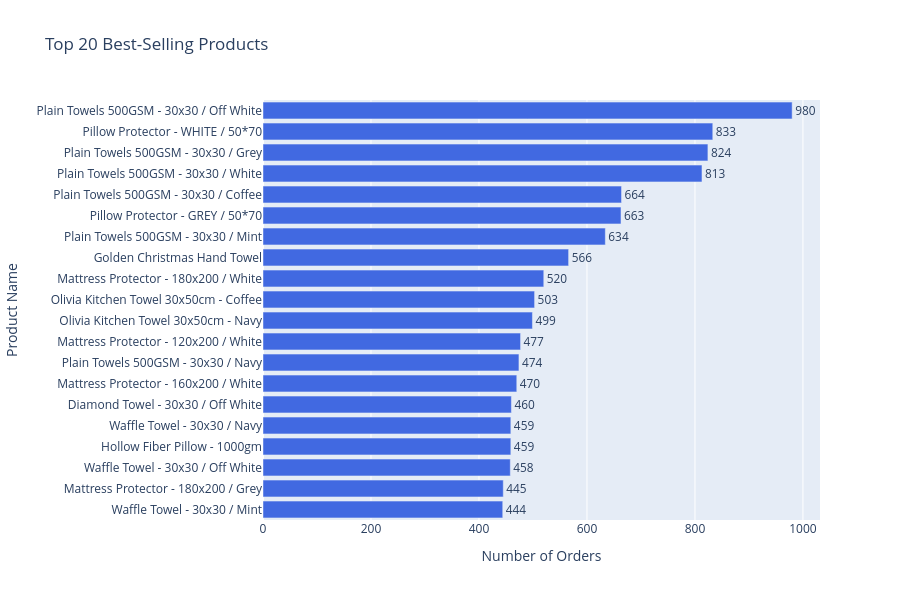

Source (notebook cell):
### Code cell
all_products = df['Lineitem name'].explode()
all_products = pd.concat([all_products, df['Lineitem quantity'].explode()], axis=1)

all_products['Lineitem quantity'] = pd.to_numeric(all_products['Lineitem quantity'], errors='coerce')

top_products = all_products.groupby('Lineitem name')['Lineitem quantity'].sum().sort_values(ascending=False).head(20)

fig = px.bar(
    top_products, 
    x=top_products.values, 
    y=top_products.index, 
    orientation='h',
    title="Top 20 Best-Selling Products",
    labels={'x': 'Number of Orders', 'y': 'Product Name'},
    text=top_products.values,
)

fig.update_layout(
    xaxis_title="Number of Orders", 
    yaxis_title="Product Name", 
    height=600, 
    width=900,
    yaxis={'categoryorder':'total ascending'}
)

fig.update_traces(marker_color='royalblue', textposition='outside')

fig.show()

### Figure 1 — Plotly figure (JSON) as saved in the notebook; plotly's stock layout.template omitted (floating-point values rounded to 4 significant figures)
{"data": [{"alignmentgroup": "True", "hovertemplate": "Number of Orders=%{x}<br>Lineitem name=%{y}<br>text=%{text}<extra></extra>", "legendgroup": "", "marker": {"color": "royalblue", "pattern": {"shape": ""}}, "name": "", "offsetgroup": "", "orientation": "h", "showlegend": false, "text": [980, 833, 824, 813, 664, 663, 634, 566, 520, 503, 499, 477, 474, 470, 460, 459, 459, 458, 445, 444], "textposition": "outside", "type": "bar", "x": [980, 833, 824, 813, 664, 663, 634, 566, 520, 503, 499, 477, 474, 470, 460, 459, 459, 458, 445, 444], "xaxis": "x", "y": ["Plain Towels 500GSM - 30x30 / Off White", "Pillow Protector - WHITE / 50*70", "Plain Towels 500GSM - 30x30 / Grey", "Plain Towels 500GSM - 30x30 / White", "Plain Towels 500GSM - 30x30 / Coffee", "Pillow Protector - GREY / 50*70", "Plain Towels 500GSM - 30x30 / Mint", "Golden Christmas Hand Towel", "Mattress Protector - 180x200 / White", "Olivia Kitchen Towel 30x50cm - Coffee", "Olivia Kitchen Towel 30x50cm - Navy", "Mattress Protector - 120x200 / White", "Plain Towels 500GSM - 30x30 / Navy", "Mattress Protector - 160x200 / White", "Diamond Towel - 30x30 / Off White", "Hollow Fiber Pillow - 1000gm", "Waffle Towel - 30x30 / Navy", "Waffle Towel - 30x30 / Off White", "Mattress Protector - 180x200 / Grey", "Waffle Towel - 30x30 / Mint"], "yaxis": "y"}], "layout": {"barmode": "relative", "height": 600, "legend": {"tracegroupgap": 0}, "title": {"text": "Top 20 Best-Selling Products"}, "width": 900, "xaxis": {"anchor": "y", "domain": [0, 1], "title": {"text": "Number of Orders"}}, "yaxis": {"anchor": "x", "categoryorder": "total ascending", "domain": [0, 1], "title": {"text": "Product Name"}}}}
